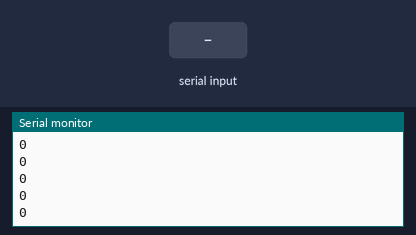
Bench run of a sketch on a simulated Arduino Uno, built with avr-gcc and run on an emulated ATmega328P. Parts: the last lines printed to the serial monitor. The inputs (shaded band) are chosen by the test bench.

Above: at 1.2 s.
1.3 s: "1" received over the second serial link
At 2.1 s:
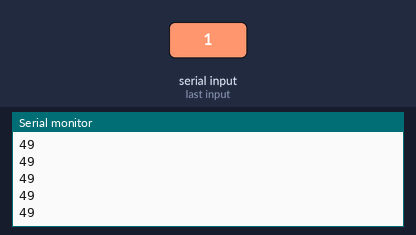
2.8 s: "0" received over the second serial link
At 3.3 s:
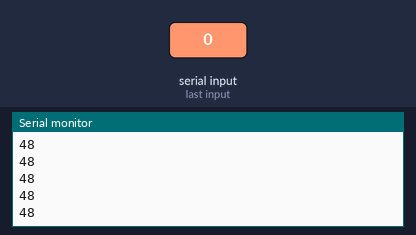
4.3 s: "2" received over the second serial link
At 4.8 s:
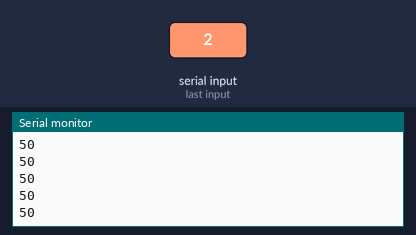
Timing chart, 0 to 7.3 s (numbered marks = the images above; inputs shaded):
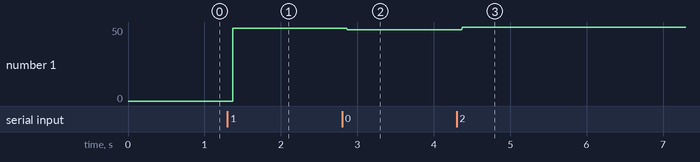

The sketch:

Makeblock_bluetooth_output.ino
```cpp
#include <Makeblock.h>
#include <SoftwareSerial.h>
#include <Wire.h>

MeBluetooth bluetooth4(PORT_4);
int _ABVAR_1_btRead = 0 ;

void setup()
{
  bluetooth4.begin(9600);
  Serial.begin(9600);
}

void loop()
{
  if(bluetooth4.available()){
    _ABVAR_1_btRead= bluetooth4.read();
    if(_ABVAR_1_btRead>-1){

    }
  }
  Serial.print(_ABVAR_1_btRead);
  Serial.println();
}
```

Measured:
- after the input at 1.3 s, the serial monitor: prints a new line after 0.07 s (image 1)
- after the input at 2.8 s, the serial monitor: prints a new line after 0.07 s (image 2)
- after the input at 4.3 s, the serial monitor: prints a new line after 0.07 s (image 3)
- plotted number 1: 0 → 49 after the input at 1.3 s, 49 → 48 after the input at 2.8 s, 48 → 50 after the input at 4.3 s
